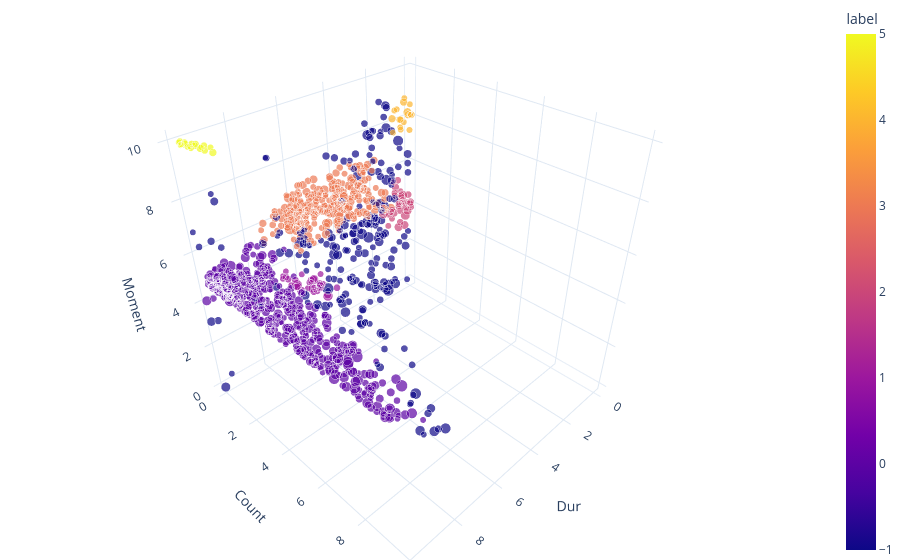

Notebook cell for this chart:
### Markdown cell above
## 确定eps和min_samples后分析

### Code cell
#eps = 0.64 , min_samples = 11
df_cluster = utils.Normalize_df(df_read[['Dur','Count','Moment']])
result = My_DBSCAN(df_cluster,0.64,11)
df_cluster['label'] = result.labels
df_cluster['A_count'] = df_read.A_count
print('noise_num:',df_cluster.label.value_counts()[-1])
print('cluster_num:',len(set(df_cluster.label)))
myplot.Scatter_3D(df_cluster,'Dur','Count','Moment',species_name='label',color_name='label')

### Figure 1 — Plotly figure (JSON) as saved in the notebook; plotly's stock layout.template omitted (floating-point values rounded to 4 significant figures; data arrays with more than 128 entries replaced by an {"elided": "..."} marker saying what was removed)
{"data": [{"hovertemplate": "Dur=%{x}<br>Count=%{y}<br>Moment=%{z}<br>A_count=%{marker.size}<br>label=%{marker.color}<extra></extra>", "legendgroup": "", "marker": {"color": {"elided": "1068 int values"}, "coloraxis": "coloraxis", "opacity": 0.7, "size": {"elided": "1068 int values"}, "sizemode": "area", "sizeref": 0.0375, "symbol": "circle"}, "mode": "markers", "name": "", "scene": "scene", "showlegend": false, "type": "scatter3d", "x": {"elided": "1068 float values"}, "y": {"elided": "1068 float values"}, "z": {"elided": "1068 float values"}}], "layout": {"coloraxis": {"colorbar": {"title": {"text": "label"}}, "colorscale": [[0, "#0d0887"], [0.1111, "#46039f"], [0.2222, "#7201a8"], [0.3333, "#9c179e"], [0.4444, "#bd3786"], [0.5556, "#d8576b"], [0.6667, "#ed7953"], [0.7778, "#fb9f3a"], [0.8889, "#fdca26"], [1, "#f0f921"]]}, "legend": {"itemsizing": "constant", "tracegroupgap": 0}, "margin": {"b": 0, "l": 0, "r": 0, "t": 0}, "scene": {"domain": {"x": [0, 1], "y": [0, 1]}, "xaxis": {"title": {"text": "Dur"}}, "yaxis": {"title": {"text": "Count"}}, "zaxis": {"title": {"text": "Moment"}}}}}
